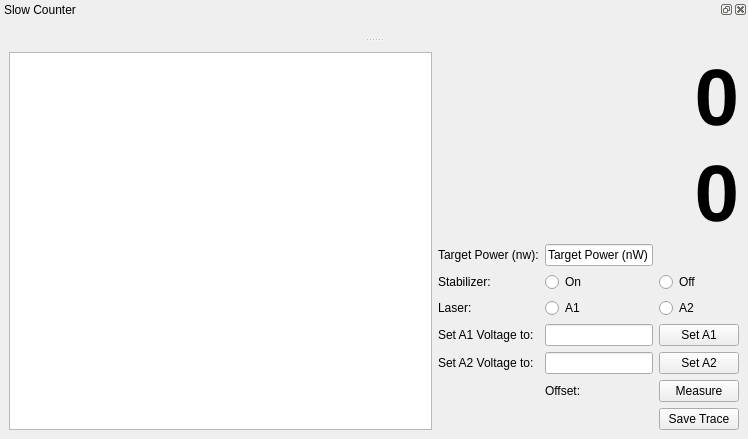
<?xml version="1.0" encoding="UTF-8"?>
<ui version="4.0">
 <class>MainWindow</class>
 <widget class="QMainWindow" name="MainWindow">
  <property name="geometry">
   <rect>
    <x>0</x>
    <y>0</y>
    <width>748</width>
    <height>420</height>
   </rect>
  </property>
  <property name="windowTitle">
   <string>qudi: Power Control</string>
  </property>
  <widget class="QWidget" name="centralwidget">
   <layout class="QGridLayout" name="gridLayout_3">
    <item row="0" column="0">
     <layout class="QGridLayout" name="gridLayout_2">
      <item row="4" column="4">
       <widget class="QRadioButton" name="A1_RadioButton">
        <property name="text">
         <string>A1</string>
        </property>
        <attribute name="buttonGroup">
         <string notr="true">LaserButtonGroup</string>
        </attribute>
       </widget>
      </item>
      <item row="7" column="5">
       <widget class="QPushButton" name="Offset_PushButton">
        <property name="text">
         <string>Measure</string>
        </property>
       </widget>
      </item>
      <item row="3" column="5">
       <widget class="QRadioButton" name="Off_RadioButton">
        <property name="text">
         <string>Off</string>
        </property>
        <attribute name="buttonGroup">
         <string notr="true">buttonGroup_2</string>
        </attribute>
       </widget>
      </item>
      <item row="4" column="3">
       <widget class="QLabel" name="label_6">
        <property name="text">
         <string>Laser:</string>
        </property>
       </widget>
      </item>
      <item row="0" column="3" colspan="3">
       <widget class="QLabel" name="PowerValue_Label">
        <property name="font">
         <font>
          <pointsize>60</pointsize>
          <bold>true</bold>
         </font>
        </property>
        <property name="text">
         <string>0</string>
        </property>
        <property name="alignment">
         <set>Qt::AlignRight|Qt::AlignTrailing|Qt::AlignVCenter</set>
        </property>
       </widget>
      </item>
      <item row="8" column="5">
       <widget class="QPushButton" name="SaveTrace_PushButton">
        <property name="text">
         <string>Save Trace</string>
        </property>
       </widget>
      </item>
      <item row="6" column="4">
       <widget class="QLineEdit" name="A2Voltage_LineEdit">
        <property name="sizePolicy">
         <sizepolicy hsizetype="Preferred" vsizetype="Fixed">
          <horstretch>0</horstretch>
          <verstretch>0</verstretch>
         </sizepolicy>
        </property>
       </widget>
      </item>
      <item row="5" column="3">
       <widget class="QLabel" name="label_7">
        <property name="text">
         <string>Set A1 Voltage to:</string>
        </property>
       </widget>
      </item>
      <item row="5" column="5">
       <widget class="QPushButton" name="A1Voltage_PushButton">
        <property name="text">
         <string>Set A1</string>
        </property>
       </widget>
      </item>
      <item row="6" column="5">
       <widget class="QPushButton" name="A2Voltage_PushButton">
        <property name="text">
         <string>Set A2</string>
        </property>
       </widget>
      </item>
      <item row="3" column="4">
       <widget class="QRadioButton" name="On_RadioButton">
        <property name="text">
         <string>On</string>
        </property>
        <attribute name="buttonGroup">
         <string notr="true">buttonGroup_2</string>
        </attribute>
       </widget>
      </item>
      <item row="2" column="3">
       <widget class="QLabel" name="label_4">
        <property name="text">
         <string>Target Power (nw):</string>
        </property>
       </widget>
      </item>
      <item row="7" column="4">
       <widget class="QLabel" name="label_9">
        <property name="text">
         <string>Offset:</string>
        </property>
       </widget>
      </item>
      <item row="0" column="2" rowspan="9">
       <widget class="PlotWidget" name="power_trace_PlotWidget"/>
      </item>
      <item row="4" column="5">
       <widget class="QRadioButton" name="A2_RadioButton">
        <property name="text">
         <string>A2</string>
        </property>
        <attribute name="buttonGroup">
         <string notr="true">LaserButtonGroup</string>
        </attribute>
       </widget>
      </item>
      <item row="5" column="4">
       <widget class="QLineEdit" name="A1Voltage_LineEdit">
        <property name="sizePolicy">
         <sizepolicy hsizetype="Preferred" vsizetype="Fixed">
          <horstretch>0</horstretch>
          <verstretch>0</verstretch>
         </sizepolicy>
        </property>
       </widget>
      </item>
      <item row="2" column="4">
       <widget class="QLineEdit" name="TargetPower_LineEdit">
        <property name="sizePolicy">
         <sizepolicy hsizetype="Preferred" vsizetype="Fixed">
          <horstretch>0</horstretch>
          <verstretch>0</verstretch>
         </sizepolicy>
        </property>
        <property name="text">
         <string>Target Power (nW)</string>
        </property>
       </widget>
      </item>
      <item row="6" column="3">
       <widget class="QLabel" name="label_8">
        <property name="text">
         <string>Set A2 Voltage to:</string>
        </property>
       </widget>
      </item>
      <item row="3" column="3">
       <widget class="QLabel" name="label_5">
        <property name="text">
         <string>Stabilizer:</string>
        </property>
       </widget>
      </item>
      <item row="1" column="3" colspan="3">
       <widget class="QLabel" name="VoltageValue_Label">
        <property name="font">
         <font>
          <pointsize>60</pointsize>
          <bold>true</bold>
         </font>
        </property>
        <property name="text">
         <string>0</string>
        </property>
        <property name="alignment">
         <set>Qt::AlignRight|Qt::AlignTrailing|Qt::AlignVCenter</set>
        </property>
       </widget>
      </item>
     </layout>
    </item>
   </layout>
  </widget>
  <widget class="QDockWidget" name="power_trace_DockWidget">
   <property name="sizePolicy">
    <sizepolicy hsizetype="Preferred" vsizetype="Preferred">
     <horstretch>1</horstretch>
     <verstretch>0</verstretch>
    </sizepolicy>
   </property>
   <property name="windowTitle">
    <string>Slow Counter</string>
   </property>
   <attribute name="dockWidgetArea">
    <number>4</number>
   </attribute>
   <widget class="QWidget" name="dockWidgetContents">
    <layout class="QVBoxLayout" name="verticalLayout"/>
   </widget>
  </widget>
  <action name="start_counter_Action">
   <property name="checkable">
    <bool>true</bool>
   </property>
   <property name="icon">
    <iconset>
     <normaloff>../../artwork/icons/qudiTheme/22x22/start-counter.png</normaloff>../../artwork/icons/qudiTheme/22x22/start-counter.png</iconset>
   </property>
   <property name="text">
    <string>Start counter</string>
   </property>
   <property name="toolTip">
    <string>Start the counter</string>
   </property>
  </action>
  <action name="record_counts_Action">
   <property name="checkable">
    <bool>true</bool>
   </property>
   <property name="icon">
    <iconset>
     <normaloff>../../artwork/icons/qudiTheme/22x22/record-counter.png</normaloff>../../artwork/icons/qudiTheme/22x22/record-counter.png</iconset>
   </property>
   <property name="text">
    <string>Record counts</string>
   </property>
   <property name="toolTip">
    <string>Save count trace to file</string>
   </property>
  </action>
  <action name="slow_counter_view_Action">
   <property name="checkable">
    <bool>true</bool>
   </property>
   <property name="text">
    <string>&amp;Slow counter</string>
   </property>
   <property name="toolTip">
    <string>Show the Slow counter</string>
   </property>
  </action>
  <action name="slow_counter_parameters_view_Action">
   <property name="checkable">
    <bool>true</bool>
   </property>
   <property name="text">
    <string>Slow &amp;counter parameters</string>
   </property>
   <property name="toolTip">
    <string>Show Slow counter parameters</string>
   </property>
  </action>
  <action name="restore_default_view_Action">
   <property name="text">
    <string>&amp;Restore default</string>
   </property>
  </action>
  <action name="counting_controls_view_Action">
   <property name="checkable">
    <bool>true</bool>
   </property>
   <property name="text">
    <string>&amp;Counting controls</string>
   </property>
  </action>
  <action name="actionClose">
   <property name="icon">
    <iconset>
     <normaloff>../../artwork/icons/oxygen/22x22/application-exit.png</normaloff>../../artwork/icons/oxygen/22x22/application-exit.png</iconset>
   </property>
   <property name="text">
    <string>Close</string>
   </property>
  </action>
  <action name="trace_selection_view_Action">
   <property name="checkable">
    <bool>true</bool>
   </property>
   <property name="checked">
    <bool>false</bool>
   </property>
   <property name="text">
    <string>Trace Selection</string>
   </property>
  </action>
 </widget>
 <customwidgets>
  <customwidget>
   <class>PlotWidget</class>
   <extends>QGraphicsView</extends>
   <header>pyqtgraph</header>
  </customwidget>
 </customwidgets>
 <resources/>
 <connections>
  <connection>
   <sender>actionClose</sender>
   <signal>triggered()</signal>
   <receiver>MainWindow</receiver>
   <slot>close()</slot>
   <hints>
    <hint type="sourcelabel">
     <x>-1</x>
     <y>-1</y>
    </hint>
    <hint type="destinationlabel">
     <x>399</x>
     <y>299</y>
    </hint>
   </hints>
  </connection>
  <connection>
   <sender>power_trace_DockWidget</sender>
   <signal>visibilityChanged(bool)</signal>
   <receiver>slow_counter_view_Action</receiver>
   <slot>setChecked(bool)</slot>
   <hints>
    <hint type="sourcelabel">
     <x>399</x>
     <y>136</y>
    </hint>
    <hint type="destinationlabel">
     <x>-1</x>
     <y>-1</y>
    </hint>
   </hints>
  </connection>
  <connection>
   <sender>slow_counter_view_Action</sender>
   <signal>triggered(bool)</signal>
   <receiver>power_trace_DockWidget</receiver>
   <slot>setVisible(bool)</slot>
   <hints>
    <hint type="sourcelabel">
     <x>-1</x>
     <y>-1</y>
    </hint>
    <hint type="destinationlabel">
     <x>399</x>
     <y>136</y>
    </hint>
   </hints>
  </connection>
 </connections>
 <buttongroups>
  <buttongroup name="LaserButtonGroup"/>
  <buttongroup name="buttonGroup_2"/>
 </buttongroups>
</ui>
